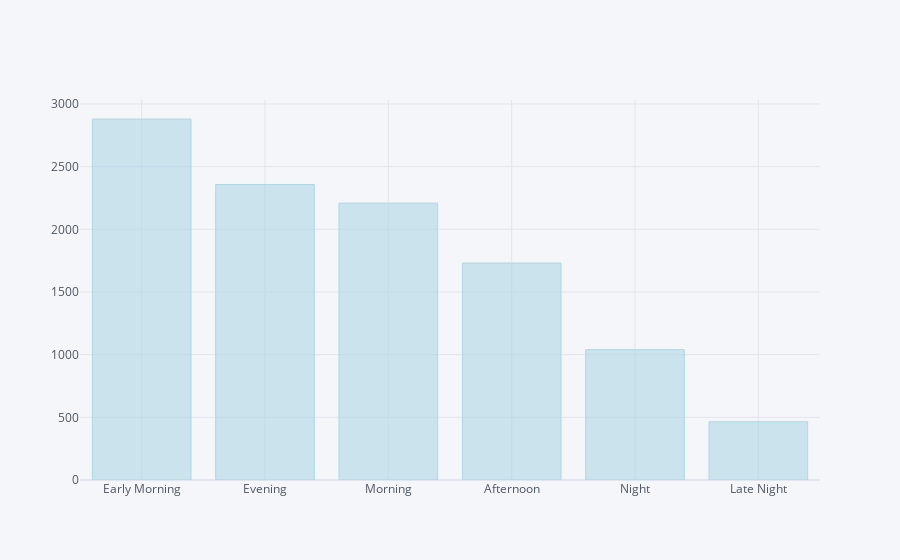

The notebook cell this image was saved under:
### Code cell
data['Dep_Time_hour'].apply(flight_dep_time).value_counts().iplot(kind='bar', color='LightBlue')

### Figure 1 — Plotly figure (JSON) as saved in the notebook; plotly's stock layout.template omitted (floating-point values rounded to 4 significant figures)
{"data": [{"marker": {"color": "rgba(173, 216, 230, 0.6)", "line": {"color": "rgba(173, 216, 230, 1.0)", "width": 1}}, "name": "count", "orientation": "v", "text": "", "type": "bar", "x": ["Early Morning", "Evening", "Morning", "Afternoon", "Night", "Late Night"], "y": [2880, 2357, 2209, 1731, 1040, 465]}], "layout": {"autosize": true, "legend": {"bgcolor": "#F5F6F9", "font": {"color": "#4D5663"}}, "paper_bgcolor": "#F5F6F9", "plot_bgcolor": "#F5F6F9", "title": {"font": {"color": "#4D5663"}}, "xaxis": {"autorange": true, "gridcolor": "#E1E5ED", "range": [-0.5, 5.5], "showgrid": true, "tickfont": {"color": "#4D5663"}, "title": {"font": {"color": "#4D5663"}, "text": ""}, "type": "category", "zerolinecolor": "#E1E5ED"}, "yaxis": {"autorange": true, "gridcolor": "#E1E5ED", "range": [0, 3032.0], "showgrid": true, "tickfont": {"color": "#4D5663"}, "title": {"font": {"color": "#4D5663"}, "text": ""}, "type": "linear", "zerolinecolor": "#E1E5ED"}}}
